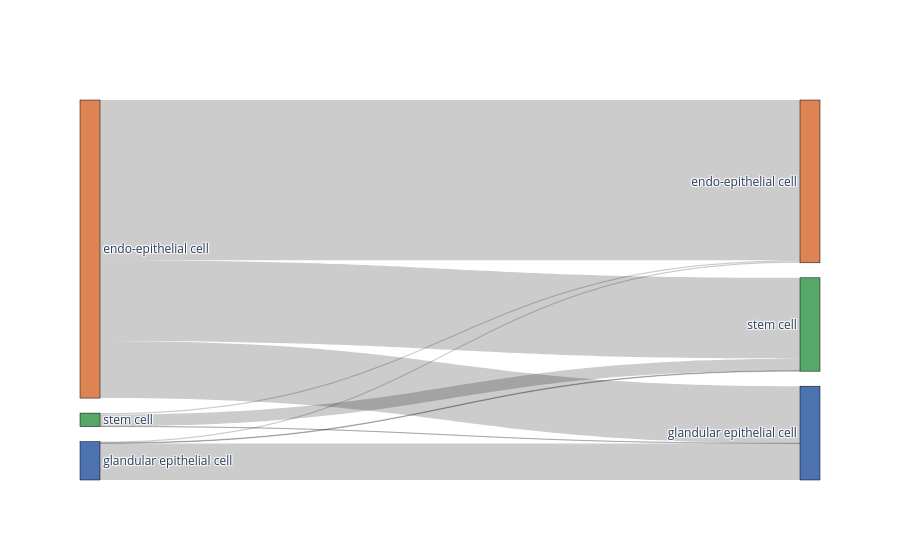

Notebook cell for this chart:
### Code cell
adata_predicted_wo_unknown = adata_predicted.copy()
adata_predicted_wo_unknown = bc.subset_adata(adata_predicted_wo_unknown, adata_predicted_wo_unknown.obs.auto_annot != 'unknown', raw=False)
bc.pl.riverplot_2categories(adata_predicted_wo_unknown, [celltype_test, 'auto_annot'])

### Figure 1 — Plotly figure (JSON) as saved in the notebook; plotly's stock layout.template omitted (floating-point values rounded to 4 significant figures)
{"data": [{"link": {"source": [0, 0, 0, 1, 1, 1, 2, 2, 2], "target": [3, 4, 5, 3, 4, 5, 3, 4, 5], "value": [21098, 7519, 10648, 163, 4811, 82, 183, 27, 1571]}, "node": {"color": ["#dd8452", "#4c72b0", "#55a868", "#dd8452", "#4c72b0", "#55a868"], "label": ["endo-epithelial cell", "glandular epithelial cell", "stem cell", "endo-epithelial cell", "glandular epithelial cell", "stem cell"], "line": {"color": "black", "width": 0.5}, "pad": 15, "thickness": 20}, "type": "sankey"}], "layout": {}}
